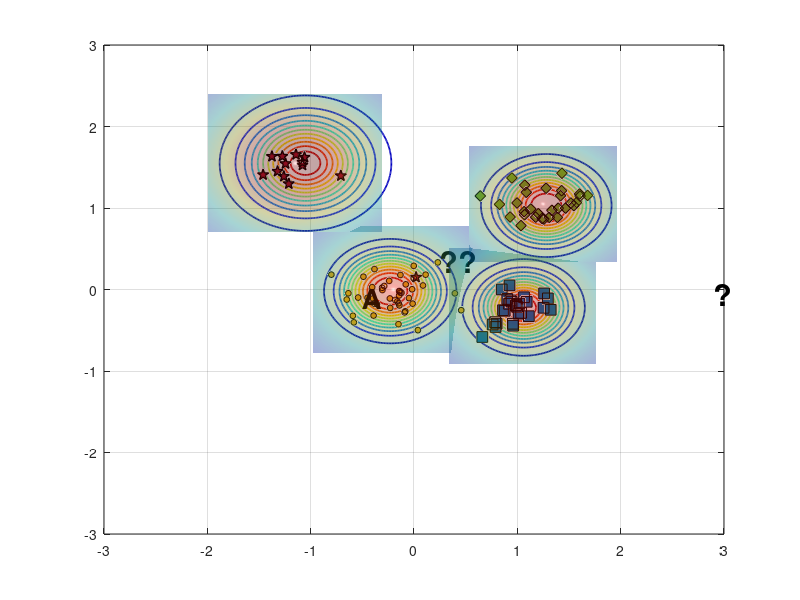

MATLAB code to generate this figure: (Note: this script raises an error after producing the figure.)
%% Reproduce EVM-style demo figure (no toolboxes)
clear; close all; clc; rng(7);

% ---------- 1) 合成四类二维数据 ----------
% 类中心（大致对应图中位置）
C_star  = [-1.15  1.55];   % 红色星
C_diam  = [ 1.25  1.05];   % 绿色菱形
C_square= [ 1.05 -0.20];   % 蓝色方块
C_dot   = [-0.20  0.00];   % 蓝色小点（被 A 标注影响的那簇）

% 协方差（控制每簇形状）
S = @(sx,sy,rho)[sx^2 rho*sx*sy; rho*sx*sy sy^2];
Sig_star   = S(0.18,0.20, 0.05);
Sig_diam   = S(0.22,0.18,-0.10);
Sig_square = S(0.20,0.16, 0.05);
Sig_dot    = S(0.25,0.18, 0.00);

% 从高斯采样（不用 mvnrnd）
sample = @(N,mu,SIG) (randn(N,2)*chol(SIG,'lower') + mu);

X_star   = sample(12,C_star,   Sig_star);
X_diam   = sample(30,C_diam,   Sig_diam);
X_square = sample(28,C_square, Sig_square);
X_dot    = sample(45,C_dot,    Sig_dot);

% 加一个“离群星”靠近 A（见原图左中）
X_star = [X_star; 0.02 0.15];

% ---------- 2) 底面散点与样式 ----------
figure('Color','w','Position',[100,100,800,600]);
hold on; box on; grid on;
z0 = 0; % 所有散点都放在 z=0 的平面

% 确保按照绘制顺序叠放，便于把散点置顶
set(gca,'SortMethod','childorder');

h_star   = scatter3(X_star(:,1),  X_star(:,2),  z0+zeros(size(X_star,1),1),  70, ...
        'pentagram', 'filled', 'MarkerEdgeColor','k', 'MarkerFaceColor',[0.635294 0.0784314 0.184314], 'LineWidth',1.0); % 红色五角星 #A2142F
h_diam   = scatter3(X_diam(:,1),  X_diam(:,2),  z0+zeros(size(X_diam,1),1),  60, ...
        'd', 'filled', 'MarkerEdgeColor','k', 'MarkerFaceColor',[0.466667 0.674510 0.188235]); % 绿色菱形 #77AC30
h_square = scatter3(X_square(:,1),X_square(:,2),z0+zeros(size(X_square,1),1),60, ...
        's', 'filled', 'MarkerEdgeColor','k', 'MarkerFaceColor',[0 0.447059 0.741176]); % 蓝色正方形 #0072BD
h_dot    = scatter3(X_dot(:,1),   X_dot(:,2),   z0+zeros(size(X_dot,1),1),   18, ...
        'o', 'filled', 'MarkerEdgeColor','k', 'MarkerFaceColor',[0.929412 0.694118 0.125490]); % 黄色圆形 #EDB120


% ---------- 3) ψ-model 等值环（彩色同心） ----------
% 采用带形状参的径向函数 psi(r) = exp(-(r/s)^t)
psi = @(X,Y,cx,cy,s,t) exp( - ( sqrt((X-cx).^2 + (Y-cy).^2) ./ s ).^t );

% 选几处“极端向量/代表点”（包含 A 所在）
EV = [ -0.23 -0.02 ;   % A 对应蓝点极端向量
        1.06 -0.22 ;   % 蓝方块
        1.28  1.03 ;   % 绿菱形
       -1.05  1.55 ];  % 红星
scale = [0.42, 0.36, 0.40, 0.48];   % 各自 scale
shape = [2.6,  2.2,  2.4,  2.0];    % 各自 shape

% 网格
[xg,yg] = meshgrid(linspace(-3,3,400));
colormap(jet); caxis([0 1]);

% 等高线层级（红到蓝：高到低）
levels = linspace(1.0,0.05,12);

for k = 1:size(EV,1)
    Z = psi(xg,yg,EV(k,1),EV(k,2),scale(k),shape(k));
    [~, h] = contour(xg,yg,Z,levels);    % 直接画在底面，保持颜色映射
    set(h,'LineWidth',1.25);

    % 将等高线明确压到 z=0（兼容不同 MATLAB 版本）
    ch = get(h,'Children');
    for ic = 1:numel(ch)
        zd = get(ch(ic),'ZData');
        if ~isempty(zd)
            set(ch(ic),'ZData',zeros(size(zd))); % 强制贴在 z=0
        end
    end
end

% 标出 A 与问号
text(-0.5,-0.1,0.02,'A','FontWeight','bold','FontSize',20,'Color','k');
text( 0.25, 0.35,0.03,'??','FontWeight','bold','FontSize',22,'Color','k');
text( 2.90,-0.05,0.03,'?','FontWeight','bold','FontSize',22,'Color','k');

% ---------- 4) 上方半透明“钟形面”（表示类支持/概率） ----------
% 用四个高斯穹顶，中心与各簇一致
gauss2 = @(X,Y,cx,cy,s) exp(-((X-cx).^2 + (Y-cy).^2)/(2*s^2));
tops  = {C_star, C_diam, C_square, C_dot};
sigT  = [0.65 0.55 0.55 0.60];
amp   = [1.05 0.95 0.90 0.85];

% 抬高穹顶，并缩小每个穹顶的覆盖范围（为每个穹顶使用局部网格）
zlift      = 0.18;   % 统一抬高量（不改变颜色映射）
spanFactor = 1.3;    % 每个穹顶半宽 = spanFactor * sigma（越小覆盖越小）
gridN      = 121;    % 局部网格分辨率

for i=1:4
    cx = tops{i}(1); cy = tops{i}(2);
    span = spanFactor * sigT(i);
    [xgi,ygi] = meshgrid(linspace(cx - span, cx + span, gridN), ...
                         linspace(cy - span, cy + span, gridN));

    Zt = amp(i) * gauss2(xgi,ygi,cx,cy,sigT(i));
    % 用 Zt 作为颜色，Zt+zlift 作为高度，从而抬高且保留原色
    s1 = surf(xgi,ygi, Zt + zlift, Zt, 'EdgeColor','none', 'FaceAlpha',0.35);
end
shading interp; camlight headlight; lighting gouraud;

% 将散点推到顶层
uistack([h_star h_diam h_square h_dot], 'top');

% ---------- 5) 轴、视角与观感 ----------
xlim([-2 2]); ylim([-1 3]); zlim([0 1.25]); view(-67,22);
axis vis3d; daspect([1 1 0.8]);
set(gca,'FontName','Times New Roman','FontSize',12,'LineWidth',1);
% xlabel('x'); ylabel('y'); zlabel('score / \psi');

% 网格和背景风格
grid on; 
% set(gca,'GridAlpha',0.2,'MinorGridAlpha',0.2);
